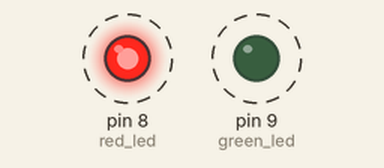
Recording of a sketch running on a simulated Arduino Uno, built with avr-gcc and run on an emulated ATmega328P. On the bench: output pins drawn as LEDs (lit = HIGH). Dashed ring = blinking.

Above: at 0.2 s.
Timing chart, 0 to 3.0 s (numbered marks = the images above):
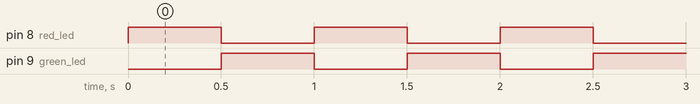

The sketch:

Alternating_LEDs.ino
```cpp
#define red_led 8
#define green_led 9

void setup() {

  pinMode(red_led, OUTPUT); // Set pin 8 and 9 as a digital output.
  pinMode(green_led, OUTPUT);

}

void loop() {

  digitalWrite(red_led, HIGH);
  digitalWrite(green_led, LOW);
  delay(500);
  digitalWrite(red_led, LOW);
  digitalWrite(green_led, HIGH);
  delay(500);
}
```

Measured:
- by itself, pin 8 (red_led), pin 9 (green_led): alternates HIGH for 0.50 s and LOW for 0.50 s
